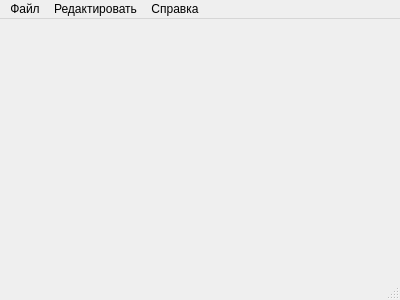
<?xml version="1.0" encoding="UTF-8"?>
<ui version="4.0">
 <class>MainWindow</class>
 <widget class="QMainWindow" name="MainWindow">
  <property name="geometry">
   <rect>
    <x>0</x>
    <y>0</y>
    <width>400</width>
    <height>300</height>
   </rect>
  </property>
  <property name="windowTitle">
   <string>MainWindow</string>
  </property>
  <widget class="QWidget" name="centralWidget"/>
  <widget class="QMenuBar" name="menuBar">
   <property name="geometry">
    <rect>
     <x>0</x>
     <y>0</y>
     <width>400</width>
     <height>21</height>
    </rect>
   </property>
   <widget class="QMenu" name="menu">
    <property name="title">
     <string>Файл</string>
    </property>
    <addaction name="save_action"/>
    <addaction name="separator"/>
    <addaction name="exit_action"/>
   </widget>
   <widget class="QMenu" name="menu_2">
    <property name="title">
     <string>Редактировать</string>
    </property>
    <addaction name="add_action"/>
    <addaction name="delete_action"/>
   </widget>
   <widget class="QMenu" name="menu_3">
    <property name="title">
     <string>Справка</string>
    </property>
    <addaction name="about_action"/>
   </widget>
   <addaction name="menu"/>
   <addaction name="menu_2"/>
   <addaction name="menu_3"/>
  </widget>
  <widget class="QStatusBar" name="statusBar"/>
  <action name="save_action">
   <property name="text">
    <string>Сохранить</string>
   </property>
  </action>
  <action name="action_3">
   <property name="text">
    <string>Сохранить как</string>
   </property>
  </action>
  <action name="action_5">
   <property name="text">
    <string>Последние открытые</string>
   </property>
  </action>
  <action name="exit_action">
   <property name="text">
    <string>Закрыть</string>
   </property>
  </action>
  <action name="add_action">
   <property name="text">
    <string>Добавить</string>
   </property>
  </action>
  <action name="delete_action">
   <property name="text">
    <string>Удалить</string>
   </property>
  </action>
  <action name="about_action">
   <property name="text">
    <string>О программе</string>
   </property>
  </action>
 </widget>
 <layoutdefault spacing="6" margin="11"/>
 <resources/>
 <connections/>
</ui>
